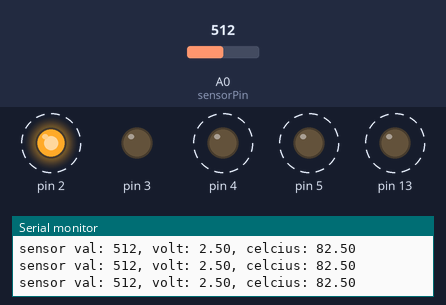
Recording of a sketch running on a simulated Arduino Uno, built with avr-gcc and run on an emulated ATmega328P. Shown: output pins drawn as LEDs (lit = HIGH), the last lines printed to the serial monitor. Dashed ring = blinking. The test bench sets the inputs (shaded band); at power-on: A0 (sensorPin) = 512.

Above: at 2.75 s.
2.8 s: A0 (sensorPin) set to 166
5.8 s: A0 (sensorPin) set to 158
At 6.06 s:
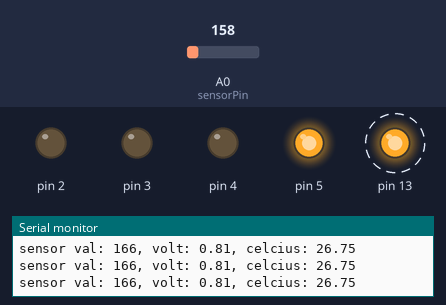
At 6.46 s:
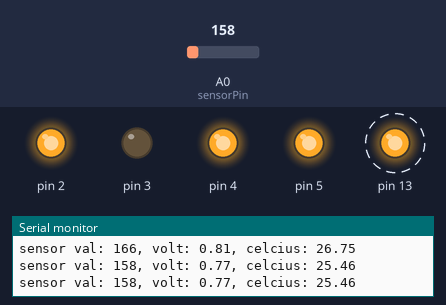
8.8 s: A0 (sensorPin) set to 122
At 9.08 s:
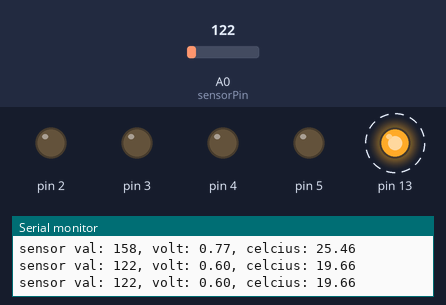
Timing chart, 0 to 17.8 s (numbered marks = the images above; inputs shaded):
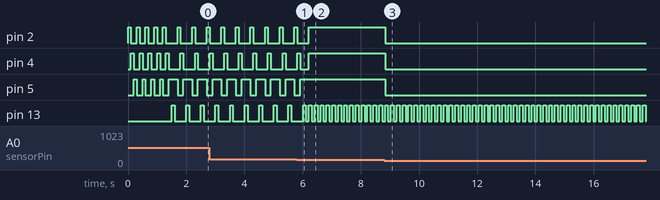

The sketch:

Project_2_HeatSensor.ino
```cpp
const int sensorPin = A0;
const float baseTemp = 24.0; // base temperature = 24 celcius
const float differenceThreshold = 0.5f; // for every 0.5 degree, change the state of the lights
const float maxCelcius = 125.0f;
const float minCelcius = -40.0f;

void setup()
{
    // open connection between arduino and the computer
    // to see the values from the analog input
    // 9600 bits per second is the speed at which arduino communicates
    //
    Serial.begin(9600);
    Serial.println("--- Start Serial Monitor SEND_RCVE ---");

    // debug light
    pinMode(13, OUTPUT);

    // set all pins to be output
    for(int i = 2; i <= 5; ++i)
    {
        // set the pin as output
        pinMode(i, OUTPUT);

        // and turn it off
        digitalWrite(i, LOW);
    }

    for(int i = 0; i < 5; ++i)
    {
        DoRail();
    }


    Serial.println("--- setup() finished ---");
}

void TurnOn(int pin)
{
    digitalWrite(pin, HIGH);
}

void TurnOff(int pin)
{
    digitalWrite(pin, LOW);
}

float ReadAnalogNormalized(int pin)
{
    // digitalRead is binary [LOW, HIGH]
    // analogRead is not binary

    // the analog to digital converter in arduino
    // converts from analog to [0, 1023]
    int sensorVal = analogRead(pin);

    // send info from arduino to the computer
    Serial.print("sensor val: ");
    Serial.print(sensorVal);

    return (float)sensorVal / 1024.0f;
}

void DoRail()
{
    TurnOn(2);
    TurnOff(4);
    TurnOff(5);
    delay(100);

    TurnOff(2);
    TurnOn(4);
    TurnOff(5);
    delay(100);

    TurnOff(2);
    TurnOff(4);
    TurnOn(5);
    delay(100);
}

void DebugLightBlink()
{
    TurnOn(13);
    delay(100);
    TurnOff(13);
    delay(100);
}

void DoLogic(float celcius)
{
    // turn everything off
    TurnOff(2);
    TurnOff(4);
    TurnOff(5);

    if(celcius >= baseTemp )
    {
        // 24 - 25, turn 1 one
        TurnOn(2);
    }

    if(celcius >= baseTemp + differenceThreshold)
    {
        // 25 - 26
        // turn another 1 on
        TurnOn(4);
    }

    if(celcius >= baseTemp + differenceThreshold * 2.0f)
    {
        // 26 - 27
        TurnOn(5);
    }

    if(celcius >= baseTemp + differenceThreshold * 3.0f)
    {
        // too hot, so do a rail
        DoRail();
    }
}

void loop()
{
    DebugLightBlink();

    // read from the heat sensor
    float normalized = ReadAnalogNormalized(sensorPin);

    // convert to volt
    float volt = normalized * 5.0f;
    Serial.print(", volt: "); Serial.print(volt);

    // from this datasheet: www.analog.com/media/en/technical-documentation/data-sheets/TMP35_36_37.pdf
    // we know that tmp36 sensor outputs minimum -40c, and max 125c
    // map [0, 1] to [-40, 125]
    float celcius = (maxCelcius - minCelcius) * normalized;

    Serial.print(", celcius: ");
    Serial.print(celcius);
    Serial.println();

    DoLogic(celcius);
}
```

Measured:
- the behaviour switches between 159 and 158 on A0 (sensorPin) (found by bisection; images 0 and 1)
- after the input at 5.8 s, pin 2: goes on until 6.2 s, then stays HIGH; pin 5: goes on until 5.9 s, then stays HIGH; pin 13: alternates HIGH for 0.10 s and LOW for 0.10 s, starting after 0.41 s
- after the input at 8.8 s, pin 2, pin 4, pin 5: HIGH → LOW at once
- by itself, pin 2, pin 13: alternates HIGH for 0.10 s and LOW for 0.40 s
- by itself, pin 5: alternates HIGH for 0.30 s and LOW for 0.20 s
